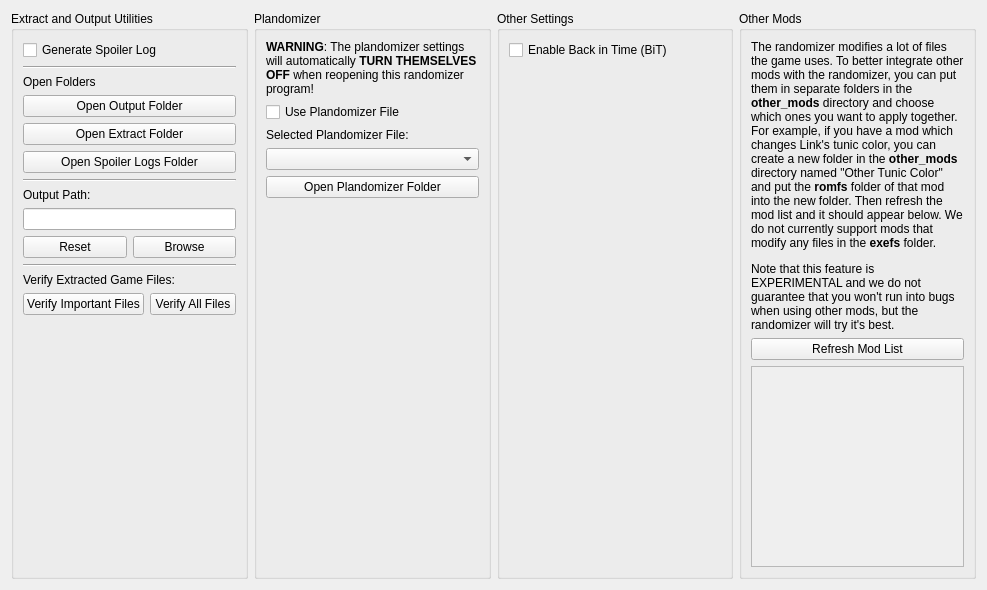
      <widget class="QWidget" name="advanced_tab">
       <property name="sizePolicy">
        <sizepolicy hsizetype="Preferred" vsizetype="Maximum">
         <horstretch>0</horstretch>
         <verstretch>0</verstretch>
        </sizepolicy>
       </property>
       <attribute name="title">
        <string>Advanced</string>
       </attribute>
       <layout class="QHBoxLayout" name="horizontalLayout_4" stretch="1,1,1,1">
        <item>
         <widget class="QGroupBox" name="file_setup_group_box">
          <property name="sizePolicy">
           <sizepolicy hsizetype="Preferred" vsizetype="Preferred">
            <horstretch>0</horstretch>
            <verstretch>0</verstretch>
           </sizepolicy>
          </property>
          <property name="title">
           <string>Extract and Output Utilities</string>
          </property>
          <layout class="QVBoxLayout" name="verticalLayout_31">
           <item>
            <widget class="QCheckBox" name="config_generate_spoiler_log">
             <property name="text">
              <string>Generate Spoiler Log</string>
             </property>
            </widget>
           </item>
           <item>
            <widget class="Line" name="utils_hline">
             <property name="orientation">
              <enum>Qt::Orientation::Horizontal</enum>
             </property>
            </widget>
           </item>
           <item>
            <widget class="QLabel" name="open_folders_label">
             <property name="text">
              <string>Open Folders</string>
             </property>
            </widget>
           </item>
           <item>
            <widget class="QPushButton" name="open_output_folder_button">
             <property name="text">
              <string>Open Output Folder</string>
             </property>
            </widget>
           </item>
           <item>
            <widget class="QPushButton" name="open_extract_folder_button">
             <property name="text">
              <string>Open Extract Folder</string>
             </property>
            </widget>
           </item>
           <item>
            <widget class="QPushButton" name="open_spoiler_logs_folder_button">
             <property name="text">
              <string>Open Spoiler Logs Folder</string>
             </property>
            </widget>
           </item>
           <item>
            <widget class="Line" name="utils_hline_2">
             <property name="orientation">
              <enum>Qt::Orientation::Horizontal</enum>
             </property>
            </widget>
           </item>
           <item>
            <widget class="QLabel" name="output_label">
             <property name="sizePolicy">
              <sizepolicy hsizetype="Preferred" vsizetype="Preferred">
               <horstretch>0</horstretch>
               <verstretch>0</verstretch>
              </sizepolicy>
             </property>
             <property name="text">
              <string>Output Path:</string>
             </property>
            </widget>
           </item>
           <item>
            <widget class="QLineEdit" name="config_output">
             <property name="readOnly">
              <bool>true</bool>
             </property>
            </widget>
           </item>
           <item>
            <layout class="QHBoxLayout" name="output_button_layout">
             <item>
              <widget class="QPushButton" name="reset_output_button">
               <property name="text">
                <string>Reset</string>
               </property>
              </widget>
             </item>
             <item>
              <widget class="QPushButton" name="browse_output_button">
               <property name="text">
                <string>Browse</string>
               </property>
              </widget>
             </item>
            </layout>
           </item>
           <item>
            <widget class="Line" name="utils_hline_3">
             <property name="orientation">
              <enum>Qt::Orientation::Horizontal</enum>
             </property>
            </widget>
           </item>
           <item>
            <widget class="QLabel" name="verify_extract_label">
             <property name="text">
              <string>Verify Extracted Game Files:</string>
             </property>
            </widget>
           </item>
           <item>
            <layout class="QHBoxLayout" name="verify_extract_layout">
             <item>
              <widget class="QPushButton" name="verify_important_extract_button">
               <property name="text">
                <string>Verify Important Files</string>
               </property>
              </widget>
             </item>
             <item>
              <widget class="QPushButton" name="verify_all_extract_button">
               <property name="text">
                <string>Verify All Files</string>
               </property>
              </widget>
             </item>
            </layout>
           </item>
           <item>
            <spacer name="file_setup_vspacer">
             <property name="orientation">
              <enum>Qt::Orientation::Vertical</enum>
             </property>
             <property name="sizeHint" stdset="0">
              <size>
               <width>20</width>
               <height>40</height>
              </size>
             </property>
            </spacer>
           </item>
          </layout>
         </widget>
        </item>
        <item>
         <widget class="QGroupBox" name="plandomizer_group_box">
          <property name="sizePolicy">
           <sizepolicy hsizetype="Preferred" vsizetype="Preferred">
            <horstretch>0</horstretch>
            <verstretch>0</verstretch>
           </sizepolicy>
          </property>
          <property name="title">
           <string>Plandomizer</string>
          </property>
          <layout class="QVBoxLayout" name="verticalLayout_30">
           <item>
            <widget class="QLabel" name="plandomizer_warning_label">
             <property name="text">
              <string>&lt;html&gt;&lt;head/&gt;&lt;body&gt;&lt;p&gt;&lt;span style=&quot; font-weight:700;&quot;&gt;WARNING&lt;/span&gt;: The plandomizer settings will automatically &lt;span style=&quot; font-weight:700;&quot;&gt;TURN THEMSELVES OFF&lt;/span&gt; when reopening this randomizer program!&lt;/p&gt;&lt;/body&gt;&lt;/html&gt;</string>
             </property>
             <property name="textFormat">
              <enum>Qt::TextFormat::RichText</enum>
             </property>
             <property name="wordWrap">
              <bool>true</bool>
             </property>
             <property name="openExternalLinks">
              <bool>true</bool>
             </property>
             <property name="textInteractionFlags">
              <set>Qt::TextInteractionFlag::LinksAccessibleByKeyboard|Qt::TextInteractionFlag::LinksAccessibleByMouse</set>
             </property>
            </widget>
           </item>
           <item>
            <widget class="QCheckBox" name="config_use_plandomizer">
             <property name="text">
              <string>Use Plandomizer File</string>
             </property>
            </widget>
           </item>
           <item>
            <widget class="QLabel" name="selected_plandomizer_file_label">
             <property name="text">
              <string>Selected Plandomizer File:</string>
             </property>
            </widget>
           </item>
           <item>
            <widget class="QComboBox" name="selected_plandomizer_file_combo_box">
             <property name="sizePolicy">
              <sizepolicy hsizetype="Expanding" vsizetype="Fixed">
               <horstretch>0</horstretch>
               <verstretch>0</verstretch>
              </sizepolicy>
             </property>
             <property name="sizeAdjustPolicy">
              <enum>QComboBox::SizeAdjustPolicy::AdjustToContentsOnFirstShow</enum>
             </property>
             <property name="minimumContentsLength">
              <number>1</number>
             </property>
            </widget>
           </item>
           <item>
            <widget class="QPushButton" name="open_plandomizer_folder_button">
             <property name="text">
              <string>Open Plandomizer Folder</string>
             </property>
            </widget>
           </item>
           <item>
            <spacer name="plandomizer_vspacer">
             <property name="orientation">
              <enum>Qt::Orientation::Vertical</enum>
             </property>
             <property name="sizeHint" stdset="0">
              <size>
               <width>20</width>
               <height>369</height>
              </size>
             </property>
            </spacer>
           </item>
          </layout>
         </widget>
        </item>
        <item>
         <widget class="QGroupBox" name="other_settings_group_box">
          <property name="sizePolicy">
           <sizepolicy hsizetype="Preferred" vsizetype="Preferred">
            <horstretch>0</horstretch>
            <verstretch>0</verstretch>
           </sizepolicy>
          </property>
          <property name="title">
           <string>Other Settings</string>
          </property>
          <layout class="QVBoxLayout" name="verticalLayout_32">
           <item>
            <widget class="RandoTriStateCheckBox" name="setting_enable_back_in_time">
             <property name="text">
              <string>Enable Back in Time (BiT)</string>
             </property>
            </widget>
           </item>
           <item>
            <spacer name="verticalSpacer">
             <property name="orientation">
              <enum>Qt::Orientation::Vertical</enum>
             </property>
             <property name="sizeHint" stdset="0">
              <size>
               <width>20</width>
               <height>40</height>
              </size>
             </property>
            </spacer>
           </item>
          </layout>
         </widget>
        </item>
        <item>
         <widget class="QGroupBox" name="other_mods_group_box">
          <property name="sizePolicy">
           <sizepolicy hsizetype="Preferred" vsizetype="Preferred">
            <horstretch>0</horstretch>
            <verstretch>0</verstretch>
           </sizepolicy>
          </property>
          <property name="title">
           <string>Other Mods</string>
          </property>
          <layout class="QVBoxLayout" name="verticalLayout_38">
           <item>
            <widget class="QLabel" name="other_mods_explanation_text">
             <property name="text">
              <string>&lt;html&gt;&lt;head/&gt;&lt;body&gt;&lt;p&gt;The randomizer modifies a lot of files the game uses. To better integrate other mods with the randomizer, you can put them in separate folders in the &lt;span style=&quot; font-weight:700;&quot;&gt;other_mods&lt;/span&gt; directory and choose which ones you want to apply together. For example, if you have a mod which changes Link's tunic color, you can create a new folder in the &lt;span style=&quot; font-weight:700;&quot;&gt;other_mods&lt;/span&gt; directory named &amp;quot;Other Tunic Color&amp;quot; and put the &lt;span style=&quot; font-weight:700;&quot;&gt;romfs&lt;/span&gt; folder of that mod into the new folder. Then refresh the mod list and it should appear below. We do not currently support mods that modify any files in the &lt;span style=&quot; font-weight:700;&quot;&gt;exefs&lt;/span&gt; folder.&lt;/p&gt;&lt;p&gt;Note that this feature is EXPERIMENTAL and we do not guarantee that you won't run into bugs when using other mods, but the randomizer will try it's best.&lt;/p&gt;&lt;/body&gt;&lt;/html&gt;</string>
             </property>
             <property name="wordWrap">
              <bool>true</bool>
             </property>
            </widget>
           </item>
           <item>
            <widget class="QPushButton" name="refresh_mod_list_button">
             <property name="text">
              <string>Refresh Mod List</string>
             </property>
            </widget>
           </item>
           <item>
            <widget class="QScrollArea" name="other_mods_scroll_area">
             <property name="widgetResizable">
              <bool>true</bool>
             </property>
             <widget class="QWidget" name="other_mods_scroll_widget">
              <property name="geometry">
               <rect>
                <x>0</x>
                <y>0</y>
                <width>306</width>
                <height>336</height>
               </rect>
              </property>
              <layout class="QVBoxLayout" name="other_mods_scroll_layout"/>
             </widget>
            </widget>
           </item>
          </layout>
         </widget>
        </item>
       </layout>
      </widget>
